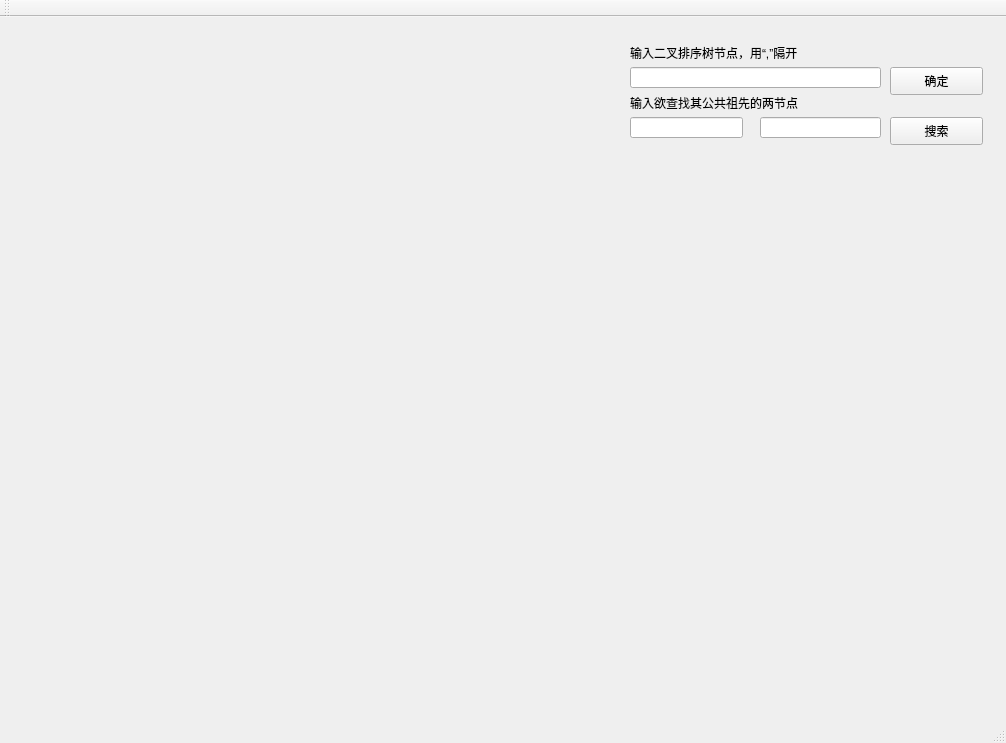
<?xml version="1.0" encoding="UTF-8"?>
<ui version="4.0">
 <class>MainWindow</class>
 <widget class="QMainWindow" name="MainWindow">
  <property name="geometry">
   <rect>
    <x>0</x>
    <y>0</y>
    <width>1006</width>
    <height>743</height>
   </rect>
  </property>
  <property name="windowTitle">
   <string>MainWindow</string>
  </property>
  <widget class="QWidget" name="centralWidget">
   <widget class="QLineEdit" name="lineEdit_data">
    <property name="geometry">
     <rect>
      <x>630</x>
      <y>50</y>
      <width>251</width>
      <height>21</height>
     </rect>
    </property>
    <property name="text">
     <string/>
    </property>
   </widget>
   <widget class="QPushButton" name="btn_submit">
    <property name="geometry">
     <rect>
      <x>890</x>
      <y>50</y>
      <width>93</width>
      <height>28</height>
     </rect>
    </property>
    <property name="text">
     <string>确定</string>
    </property>
   </widget>
   <widget class="QLabel" name="label">
    <property name="geometry">
     <rect>
      <x>630</x>
      <y>20</y>
      <width>331</width>
      <height>31</height>
     </rect>
    </property>
    <property name="text">
     <string>输入二叉排序树节点，用“,”隔开</string>
    </property>
   </widget>
   <widget class="QLineEdit" name="lineEdit_d1">
    <property name="geometry">
     <rect>
      <x>630</x>
      <y>100</y>
      <width>113</width>
      <height>21</height>
     </rect>
    </property>
    <property name="text">
     <string/>
    </property>
   </widget>
   <widget class="QLineEdit" name="lineEdit_d2">
    <property name="geometry">
     <rect>
      <x>760</x>
      <y>100</y>
      <width>121</width>
      <height>21</height>
     </rect>
    </property>
    <property name="text">
     <string/>
    </property>
   </widget>
   <widget class="QPushButton" name="btn_sel">
    <property name="geometry">
     <rect>
      <x>890</x>
      <y>100</y>
      <width>93</width>
      <height>28</height>
     </rect>
    </property>
    <property name="text">
     <string>搜索</string>
    </property>
   </widget>
   <widget class="QLabel" name="label_2">
    <property name="geometry">
     <rect>
      <x>630</x>
      <y>70</y>
      <width>331</width>
      <height>31</height>
     </rect>
    </property>
    <property name="text">
     <string>输入欲查找其公共祖先的两节点</string>
    </property>
   </widget>
  </widget>
  <widget class="QMenuBar" name="menuBar">
   <property name="geometry">
    <rect>
     <x>0</x>
     <y>0</y>
     <width>1006</width>
     <height>26</height>
    </rect>
   </property>
  </widget>
  <widget class="QToolBar" name="mainToolBar">
   <attribute name="toolBarArea">
    <enum>TopToolBarArea</enum>
   </attribute>
   <attribute name="toolBarBreak">
    <bool>false</bool>
   </attribute>
  </widget>
  <widget class="QStatusBar" name="statusBar"/>
  <action name="actionCreat">
   <property name="text">
    <string>前序构造</string>
   </property>
   <property name="toolTip">
    <string>前序构造</string>
   </property>
  </action>
  <action name="actionSwap">
   <property name="text">
    <string>交换结点</string>
   </property>
   <property name="toolTip">
    <string>交换结点</string>
   </property>
  </action>
  <action name="actionFind">
   <property name="text">
    <string>查找关键字</string>
   </property>
  </action>
  <action name="actionLevel">
   <property name="text">
    <string>层次构造</string>
   </property>
  </action>
  <action name="actionReCreat">
   <property name="text">
    <string>重新构建</string>
   </property>
  </action>
 </widget>
 <layoutdefault spacing="6" margin="11"/>
 <resources/>
 <connections>
  <connection>
   <sender>btn_submit</sender>
   <signal>clicked()</signal>
   <receiver>MainWindow</receiver>
   <slot>on_btn_submit_clicked()</slot>
   <hints>
    <hint type="sourcelabel">
     <x>923</x>
     <y>100</y>
    </hint>
    <hint type="destinationlabel">
     <x>936</x>
     <y>57</y>
    </hint>
   </hints>
  </connection>
  <connection>
   <sender>btn_sel</sender>
   <signal>clicked()</signal>
   <receiver>MainWindow</receiver>
   <slot>on_btn_sel_clicked()</slot>
   <hints>
    <hint type="sourcelabel">
     <x>950</x>
     <y>154</y>
    </hint>
    <hint type="destinationlabel">
     <x>924</x>
     <y>231</y>
    </hint>
   </hints>
  </connection>
 </connections>
 <slots>
  <slot>on_btn_submit_clicked()</slot>
  <slot>on_btn_sel_clicked()</slot>
 </slots>
</ui>
